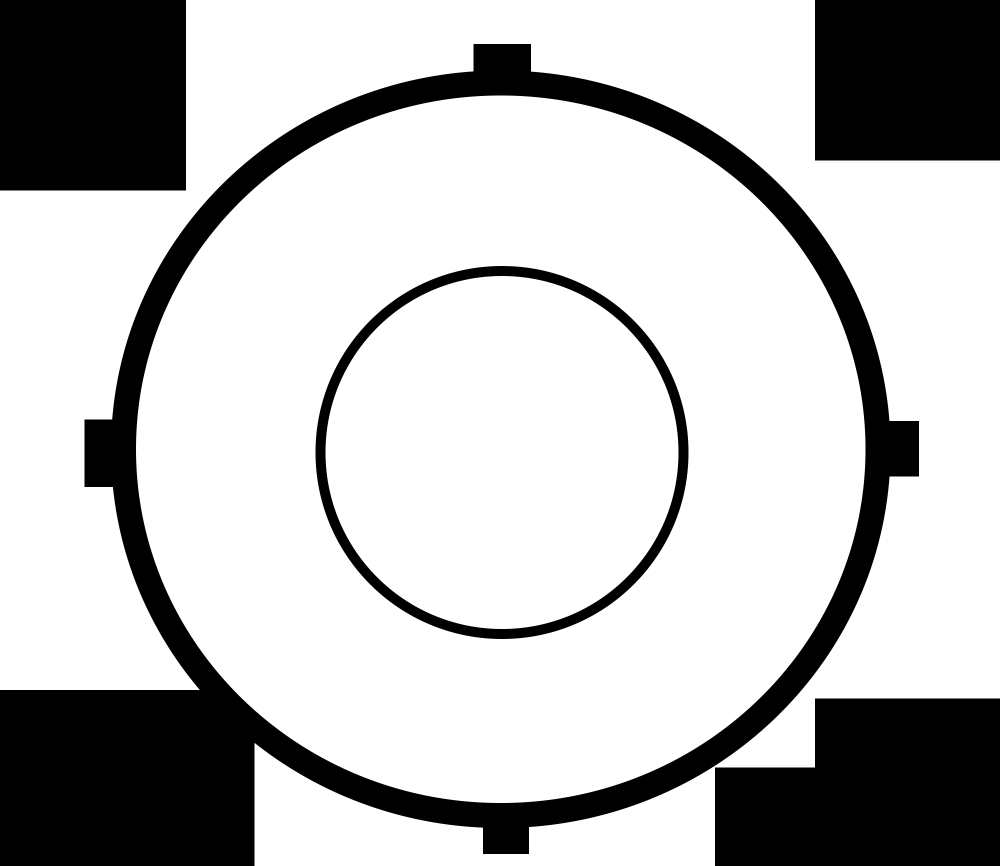
#> input picture mask_paintnet.png, 2000 x 1731 px, found by its file name (shown at 1/2 size)
$ python del_mask.py
#> lines starting #> are read from the running program, lines starting #| are printed output that depends on the picture
from PIL import Image

def make_transparent(mask):
    # Získejte data z masky
    mask_data = mask.getdata()

    # Vytvořte nový obrázek s upravenými daty (nastavte bílou barvu na průhlednou)
    new_mask_data = [(r, g, b, 255) if r == 255 and g == 255 and b == 255 else (r, g, b, 0) for r, g, b in mask_data]

    # Vytvořte novou masku s upravenými daty
    new_mask = Image.new("RGBA", mask.size)
    new_mask.putdata(new_mask_data)
    new_mask.save("generovana_maska.png")
    # Ujistěte se, že maska a obrázek mají stejnou velikost
    new_mask = new_mask.resize(image.size, Image.LANCZOS)
    return new_mask


# Otevřete masku a cílový obrázek
mask = Image.open("mask_paintnet.png")
#> mask is the input picture: PIL image 2000x1731 RGBA; mean R, G, B, A 0, 0, 0, 66.3
image = Image.open("230926dr.jpg")
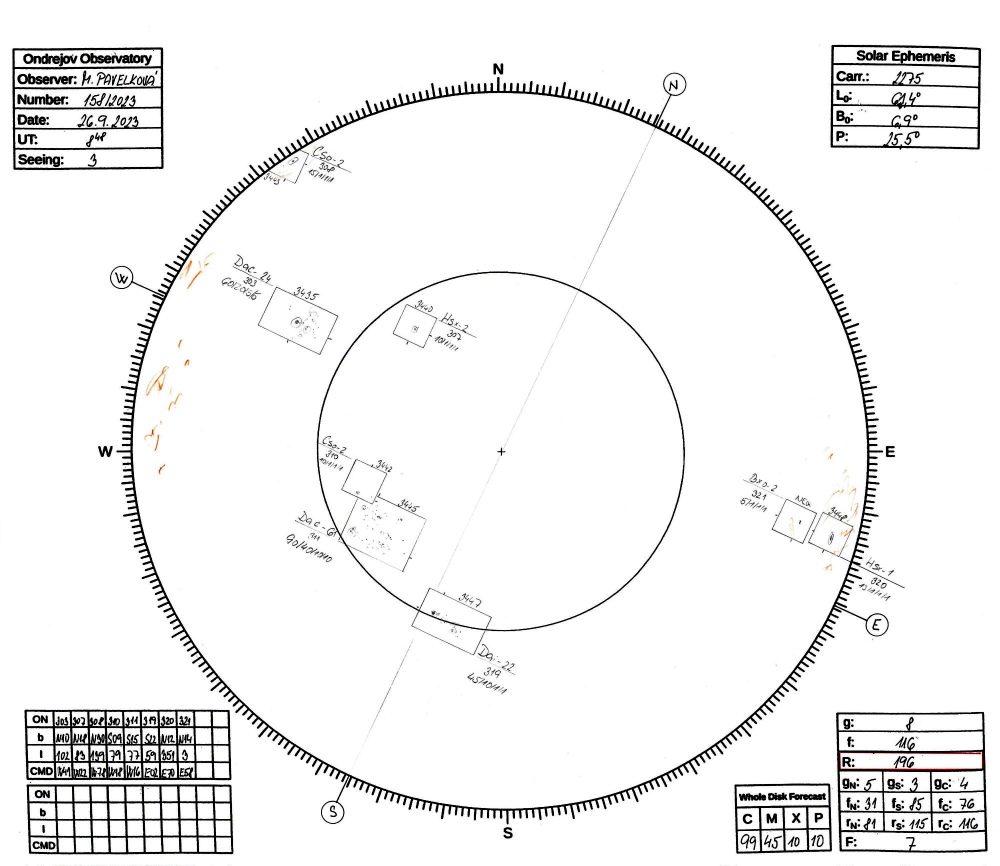
#> input picture 230926dr.jpg, 2000 x 1731 px, found by its file name (shown at 1/2 size)
#> image is the input picture: PIL image 2000x1731 RGB; mean R, G, B 242, 241.9, 241.8


# Aplikujte masku na obrázek
result = Image.new("RGBA", image.size)
#> result: PIL image 2000x1731 RGBA; every value is 0
result.paste(image.convert("RGBA"), (0,0))
result.paste((255,255,255), (0, 0), mask)
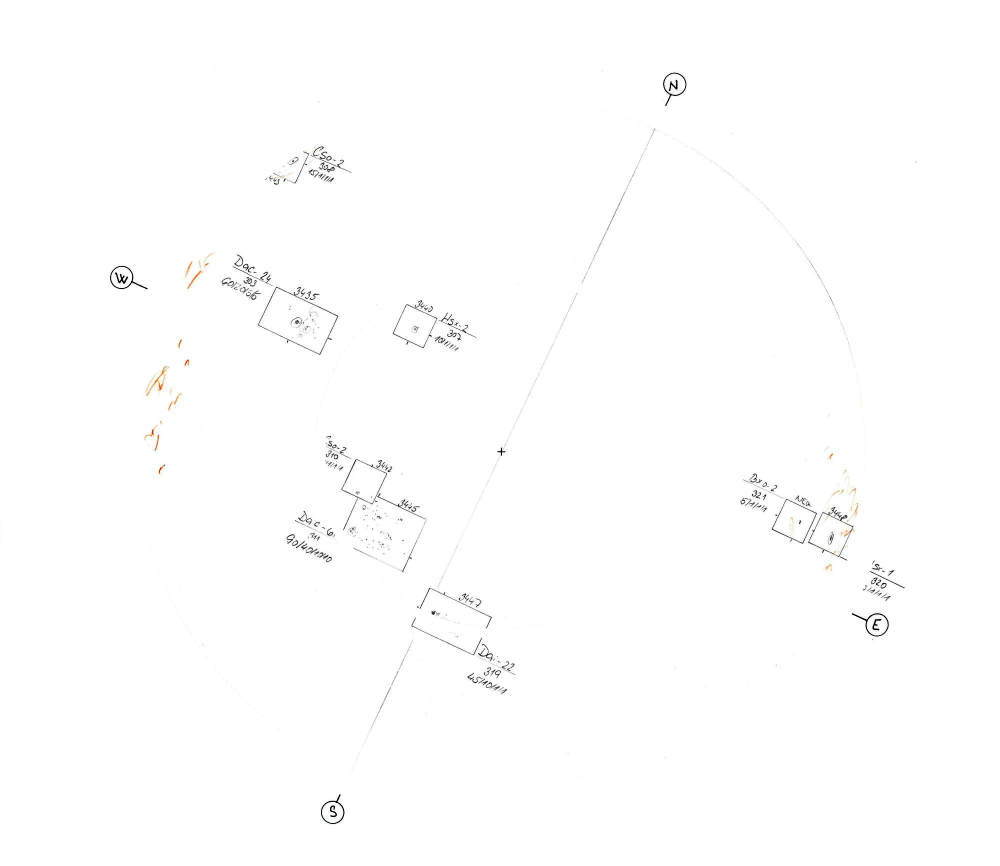
#> result: PIL image 2000x1731 RGBA (shown at 1/2 size); mean R, G, B, A 254, 254, 253.9, 255

# Uložte změněný obrázek ve formátu PNG
result.save("obrazek_upraveny3.png")
